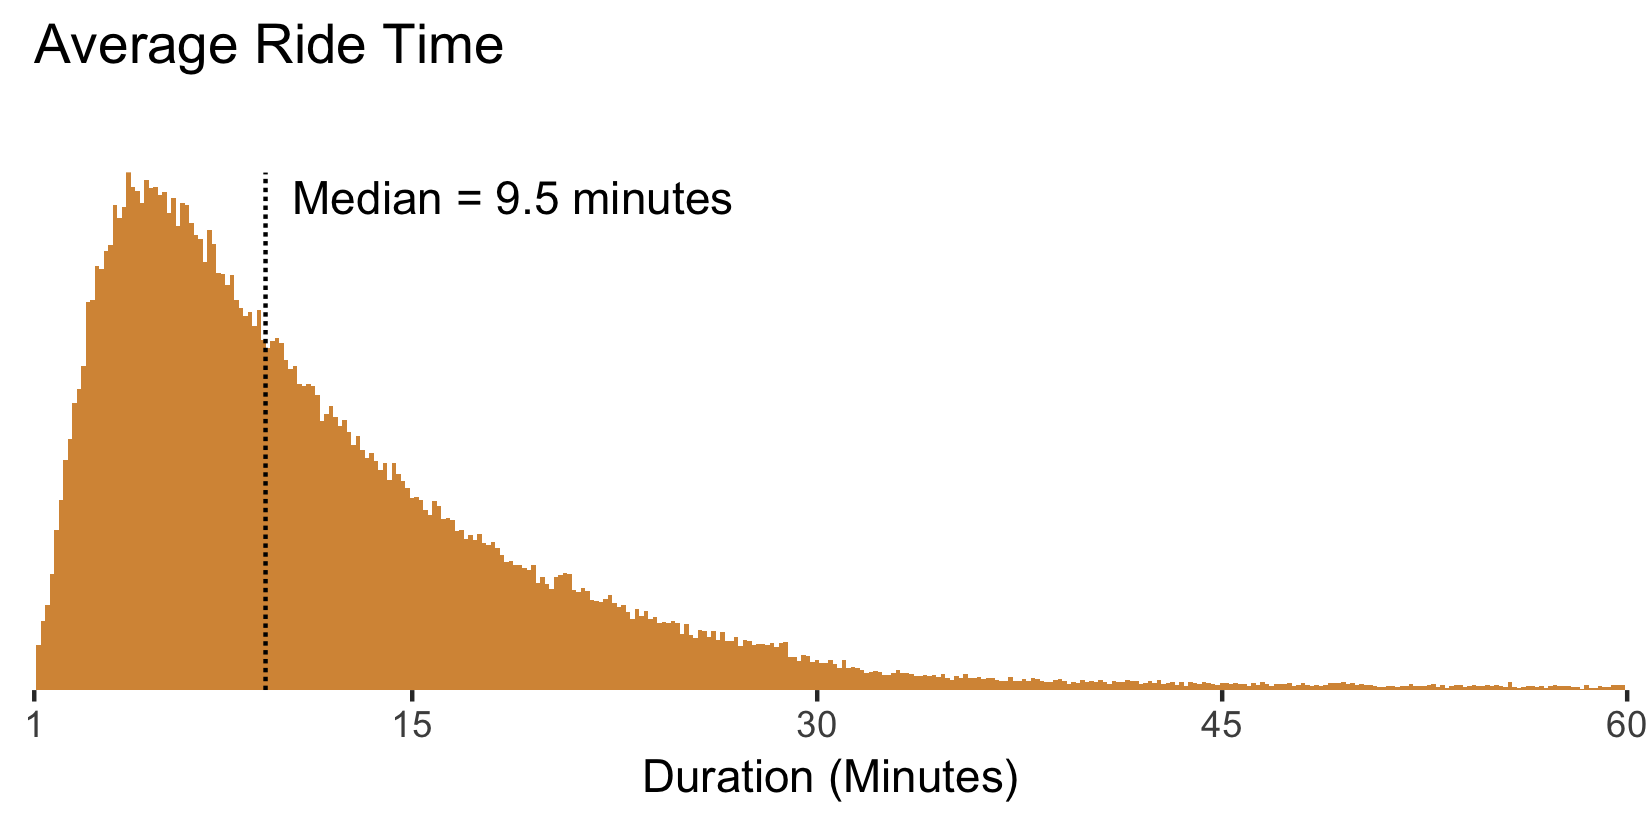

The R source for this figure:
library(tidyverse)

data = read_csv("201812-capitalbikeshare-tripdata.csv")

medianDuration = median(data$duration)

ggplot(data, aes(duration)) +
  geom_histogram(binwidth = 10, fill = "#d79544") +
  geom_vline(xintercept = medianDuration, linetype="11") +
  annotate("text", label = "Median = 9.5 minutes", x = medianDuration + 60, y = Inf, vjust = 1.25, hjust = 0) +
  scale_y_continuous(expand = c(0,0)) +
  scale_x_continuous(limits = c(60,60*60), breaks = c(60,seq(0,60*60, 60*15)), labels = function (x) { x / 60}, expand = c(0,0), name = "Duration (Minutes)") +
  labs(title = "Average Ride Time") +
  theme(axis.title.y = element_blank(),
        axis.text.y = element_blank(),
        axis.ticks.y = element_blank(),
        panel.background = element_blank(),
        plot.title = element_text(margin = margin(t = 0, r = 0, b = 24, l = 0, unit = "pt")))

ggsave("duration.pdf", width = 5.5, height = 2.75, unit = "in")
ggsave("duration.png", width = 5.5, height = 2.75, dpi = 300, unit = "in")